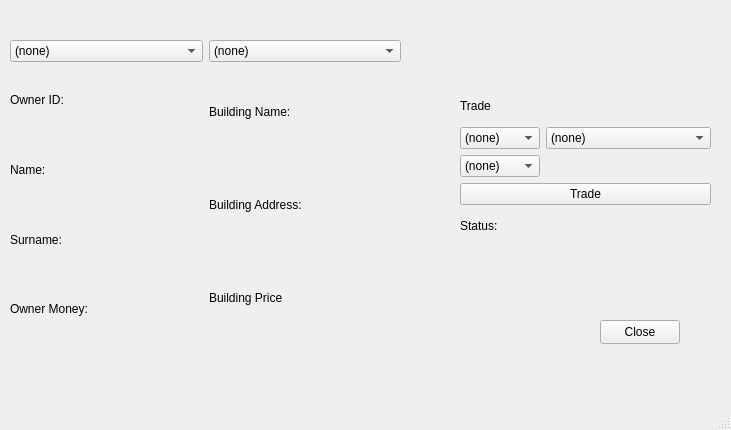
<?xml version="1.0" encoding="UTF-8"?>
<ui version="4.0">
 <class>MainWindow</class>
 <widget class="QMainWindow" name="MainWindow">
  <property name="geometry">
   <rect>
    <x>0</x>
    <y>0</y>
    <width>731</width>
    <height>430</height>
   </rect>
  </property>
  <property name="windowTitle">
   <string>MainWindow</string>
  </property>
  <widget class="QWidget" name="centralwidget">
   <widget class="QPushButton" name="pushButton_2">
    <property name="geometry">
     <rect>
      <x>600</x>
      <y>320</y>
      <width>80</width>
      <height>24</height>
     </rect>
    </property>
    <property name="text">
     <string>Close</string>
    </property>
   </widget>
   <widget class="QWidget" name="layoutWidget">
    <property name="geometry">
     <rect>
      <x>10</x>
      <y>40</y>
      <width>391</width>
      <height>301</height>
     </rect>
    </property>
    <layout class="QGridLayout" name="gridLayout">
     <item row="0" column="0">
      <layout class="QVBoxLayout" name="verticalLayout">
       <item>
        <widget class="QComboBox" name="owner">
         <item>
          <property name="text">
           <string>(none)</string>
          </property>
         </item>
        </widget>
       </item>
       <item>
        <widget class="QLabel" name="ownID">
         <property name="text">
          <string>Owner ID: </string>
         </property>
        </widget>
       </item>
       <item>
        <widget class="QLabel" name="ownName">
         <property name="text">
          <string>Name: </string>
         </property>
        </widget>
       </item>
       <item>
        <widget class="QLabel" name="ownSurname">
         <property name="text">
          <string>Surname: </string>
         </property>
        </widget>
       </item>
       <item>
        <widget class="QLabel" name="ownMoney">
         <property name="text">
          <string>Owner Money: </string>
         </property>
        </widget>
       </item>
      </layout>
     </item>
     <item row="0" column="1">
      <layout class="QVBoxLayout" name="verticalLayout_2">
       <item>
        <widget class="QComboBox" name="building">
         <item>
          <property name="text">
           <string>(none)</string>
          </property>
         </item>
        </widget>
       </item>
       <item>
        <widget class="QLabel" name="buildName">
         <property name="text">
          <string>Building Name: </string>
         </property>
        </widget>
       </item>
       <item>
        <widget class="QLabel" name="buildAdd">
         <property name="text">
          <string>Building Address:</string>
         </property>
        </widget>
       </item>
       <item>
        <widget class="QLabel" name="buildPrice">
         <property name="text">
          <string>Building Price</string>
         </property>
        </widget>
       </item>
      </layout>
     </item>
    </layout>
   </widget>
   <widget class="QWidget" name="layoutWidget">
    <property name="geometry">
     <rect>
      <x>460</x>
      <y>90</y>
      <width>251</width>
      <height>151</height>
     </rect>
    </property>
    <layout class="QGridLayout" name="gridLayout_2">
     <item row="1" column="0">
      <widget class="QComboBox" name="onw1Ch">
       <item>
        <property name="text">
         <string>(none)</string>
        </property>
       </item>
      </widget>
     </item>
     <item row="0" column="0" colspan="3">
      <widget class="QLabel" name="label">
       <property name="text">
        <string>Trade</string>
       </property>
      </widget>
     </item>
     <item row="2" column="0">
      <widget class="QComboBox" name="bldCh">
       <item>
        <property name="text">
         <string>(none)</string>
        </property>
       </item>
      </widget>
     </item>
     <item row="1" column="1" colspan="2">
      <widget class="QComboBox" name="own2Ch">
       <item>
        <property name="text">
         <string>(none)</string>
        </property>
       </item>
      </widget>
     </item>
     <item row="2" column="2">
      <widget class="QLabel" name="balance">
       <property name="text">
        <string/>
       </property>
      </widget>
     </item>
     <item row="3" column="0" colspan="3">
      <widget class="QPushButton" name="trade">
       <property name="text">
        <string>Trade</string>
       </property>
      </widget>
     </item>
     <item row="4" column="0" colspan="3">
      <widget class="QLabel" name="status">
       <property name="text">
        <string>Status: </string>
       </property>
      </widget>
     </item>
     <item row="2" column="1">
      <widget class="QLabel" name="priceToBuy">
       <property name="text">
        <string/>
       </property>
      </widget>
     </item>
    </layout>
   </widget>
  </widget>
  <widget class="QMenuBar" name="menubar">
   <property name="geometry">
    <rect>
     <x>0</x>
     <y>0</y>
     <width>731</width>
     <height>21</height>
    </rect>
   </property>
  </widget>
  <widget class="QStatusBar" name="statusbar"/>
 </widget>
 <resources/>
 <connections/>
</ui>
